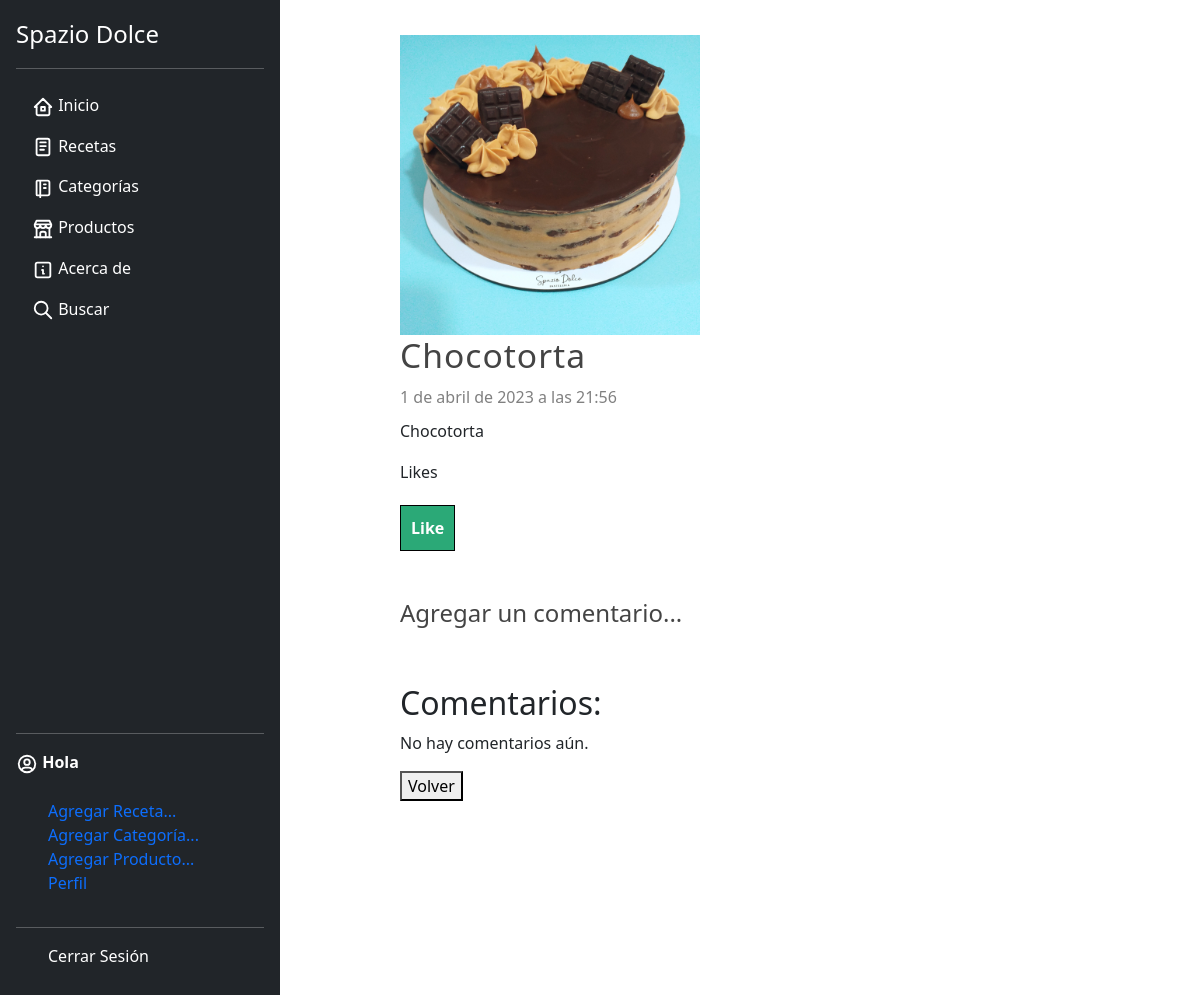
The page /articulo/115 on the database as committed earlier.
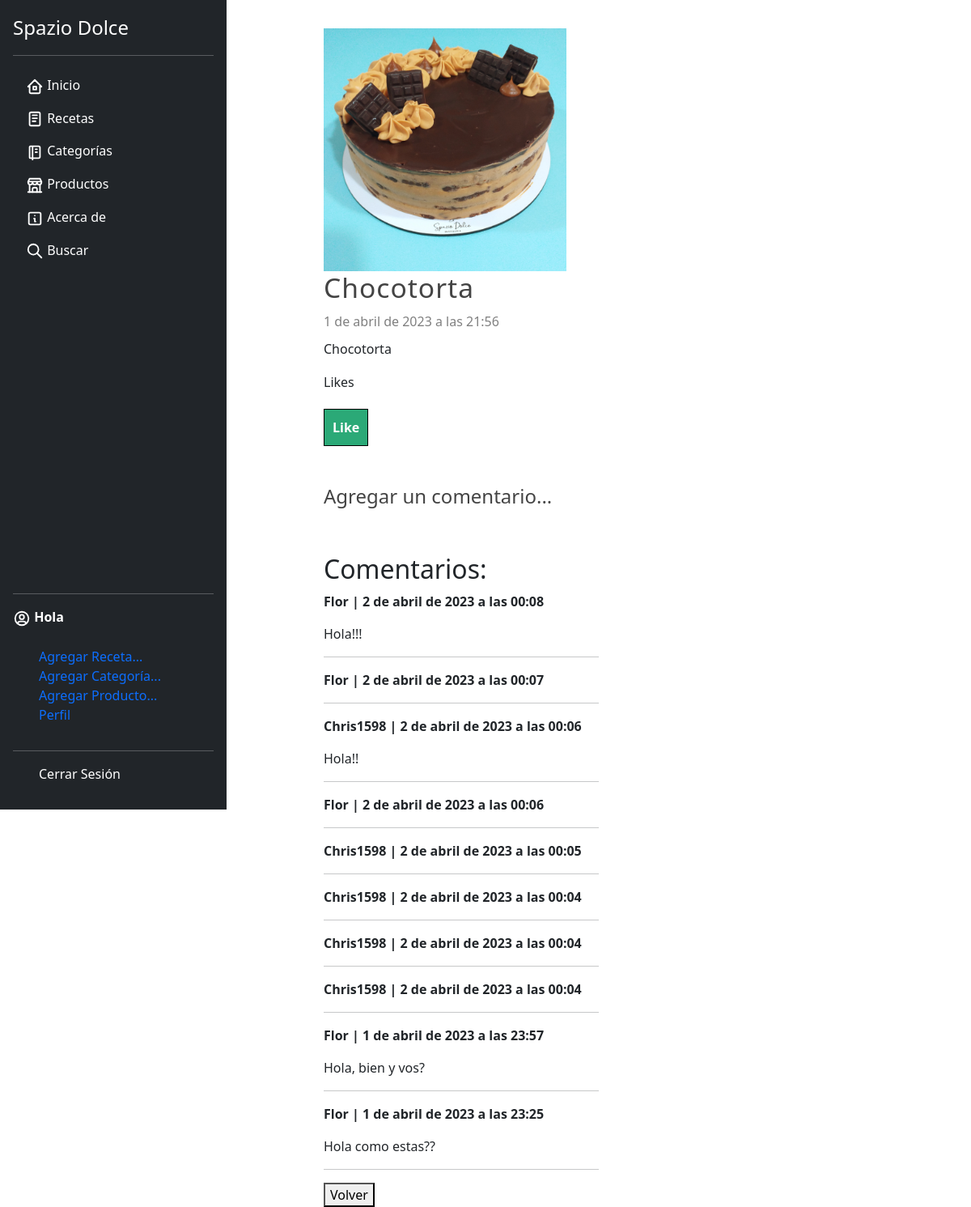
The same page on the database as committed later.
### blog/models.py (models this page shows, shortened)
class Comment(models.Model):
    article = models.ForeignKey(Article, on_delete=models.CASCADE, related_name='comments')
    author = models.ForeignKey(User, on_delete=models.CASCADE)
    content = models.TextField()
    created_on = models.DateTimeField(auto_now_add=True)
    class Meta:
        verbose_name = 'Comentario'
        verbose_name_plural = 'Comentarios'
        ordering = ['-created_on']

### blog/views.py (the view)
# urls.py: path('articulo/<int:article_id>', views.article, name = 'article'),
def article(request, article_id):
    article = get_object_or_404(Article, id =article_id)
    return render(request, 'articles/detail.html',{
        'article' : article,
   })

### blog/processor.py (called while the page is built)
def get_categories(request):
    categories_in_use = Article.objects.filter(public = True).values_list('categories',flat = True)
    categories = Category.objects.filter(id__in =categories_in_use).values_list('id','name')
    return {
        'categories' : categories,
        'categories_in_use' :categories_in_use
    }

### pages/context_processors.py (called while the page is built)
def get_pages(request):
    pages = Page.objects.filter(visible = True).order_by("order").values_list('id','title', 'slug')
    return {
        'pages' : pages
    }

### blog/templates/articles/detail.html (shortened to what this page needs)
{% extends 'layouts/layout.html'%}
{%block content %}
{% if article.image != 'null' and article.image.url|length >= 1 %}
<div class ="image">
    <img src = "{{article.image.url}}" />
</div>
{% endif%}
    <h1 class ="title">{{article.title}}</h1>
    <span class = "date">{{article.created_at}}</span>
    <p class = "content">
        {{article.content| safe}}
    </p>
    <p>{{ likes_count }} Likes</p>
    <form action="{% url 'like_article' article.id %}" method="POST">
        <button type="submit">Like</button>
    </form>
    <br/><br/>
    <a href="{% url 'crear_comentario' article.id %}"><h4>Agregar un comentario...</h4></a>
    <br/><br/>
    <h2>Comentarios:</h2>
    {% for comment in article.comments.all %}
      <strong><p>{{ comment.author }} | {{ comment.created_on }} </strong>
      <p>{{ comment.content }}</p>
      <hr>
    {% empty %}
      <p>No hay comentarios aún.</p>
    {% endfor %}
    <a href="{% url 'list_articles' %}"><button>Volver</button></a>
{% endblock %}

Rows that differ between the two databases and show on the page:
added Comment: author "Flor", created_on "2 de abril de 2023 a las 00:08", content "Hola!!!"
added Comment: author "Flor", created_on "2 de abril de 2023 a las 00:07"
added Comment: author "Chris1598", created_on "2 de abril de 2023 a las 00:06", content "Hola!!"
added Comment: author "Flor", created_on "2 de abril de 2023 a las 00:06"
added Comment: author "Chris1598", created_on "2 de abril de 2023 a las 00:05"
added Comment: author "Chris1598", created_on "2 de abril de 2023 a las 00:04"
added Comment: author "Chris1598", created_on "2 de abril de 2023 a las 00:04"
added Comment: author "Chris1598", created_on "2 de abril de 2023 a las 00:04"
added Comment: author "Flor", created_on "1 de abril de 2023 a las 23:57", content "Hola, bien y vos?"
added Comment: author "Flor", created_on "1 de abril de 2023 a las 23:25", content "Hola como estas??"
Other text that changed with them:
text no longer shown: "No hay comentarios aún."
